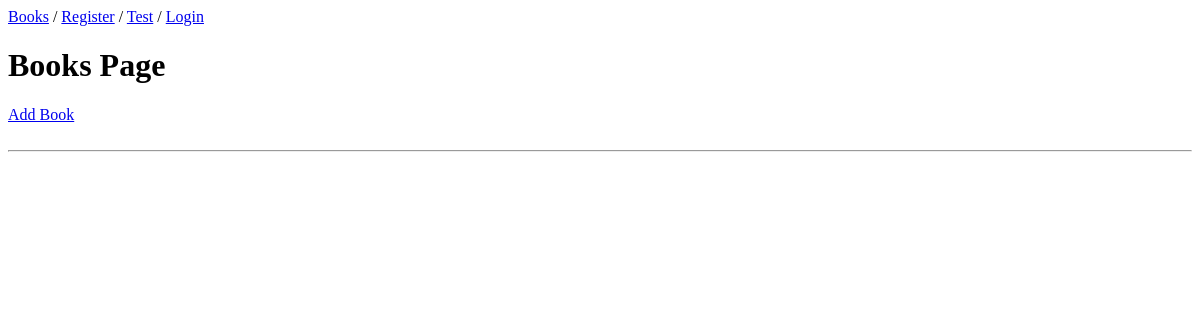
Before: /products/books/ with the older database file.
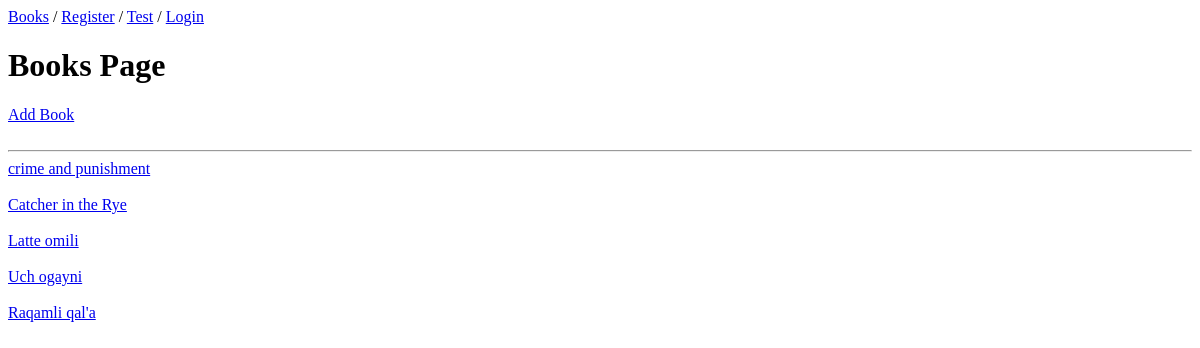
After: the same page with the newer database file.
### products/models.py (models this page shows, shortened)
class Books(models.Model):
    title = models.CharField(max_length=128)
    description = models.TextField(blank=True, null=True)
    ISBN = models.CharField(max_length=100, blank=True, null=True)
    price = models.CharField(max_length=100, blank=True, null=True)
    image = models.ImageField(upload_to='users_images/', blank=True, null=True, default='default_book_img.png')
    language = models.ForeignKey(Language, on_delete=models.CASCADE)
    pages = models.IntegerField()
    category = models.ForeignKey(BookCategory, on_delete=models.CASCADE)
    created_at = models.DateField(auto_now_add=True)
    updated_at = models.DateField(auto_now=True)
    class Meta:
        db_table = 'books'

### products/views.py (the view)
# urls.py: path('books/', BookListView.as_view(), name='BookListView'),
class BookListView(View):
    def get(self, request):
        book = Books.objects.all().order_by('-id')
        return render(request, 'book/get_book.html', {'book': book})

### templates/book/get_book.html (shortened to what this page needs)
{% extends "base.html" %}
{% block content %}
<body>
<h1>Books Page</h1>
<a href="{% url 'Products:create-book'%}">Add Book</a> <br><br><hr>
{% for i in book %}
    <a href="{% url 'Products:detail-view' i.pk %}">{{ i.title }}</a> <br><br>
{% endfor %}
</body>
{% endblock content %}

### templates/base.html (shortened to what this page needs)
<!DOCTYPE html>
<html lang="en">
<head>
</head>
<body>
        <a href="{% url 'Products:BookListView' %}">Books</a> /
        <a href="{% url 'users:register' %}">Register</a> /
        <a href="{% url 'test' %}">Test</a> /
        {% if request.user.is_authenticated %}
            <a href="{% url 'users:logout' %}">Logout</a>
        {% else %}
            <a href="{% url 'users:login' %}">Login</a>
        {% endif %}
       {% block content %}
        {% endblock content %}
</body>
</html>

Changed rows visible on the page:
added Books: title "crime and punishment"
added Books: title "Catcher in the Rye"
added Books: title "Latte omili"
added Books: title "Uch ogayni"
added Books: title "Raqamli qal'a"
